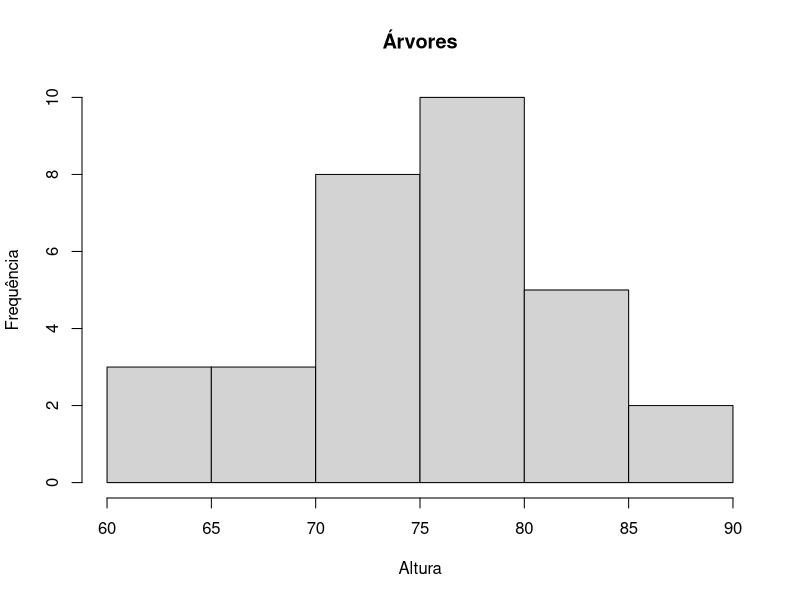
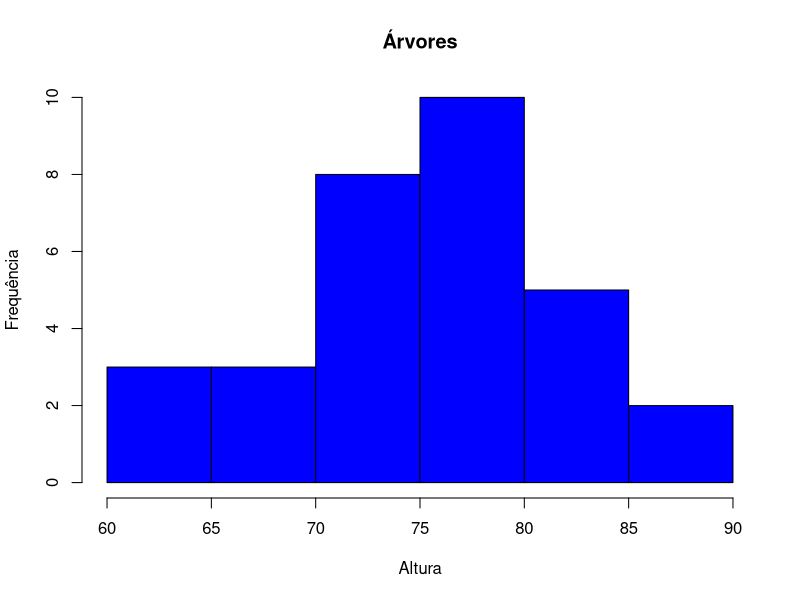
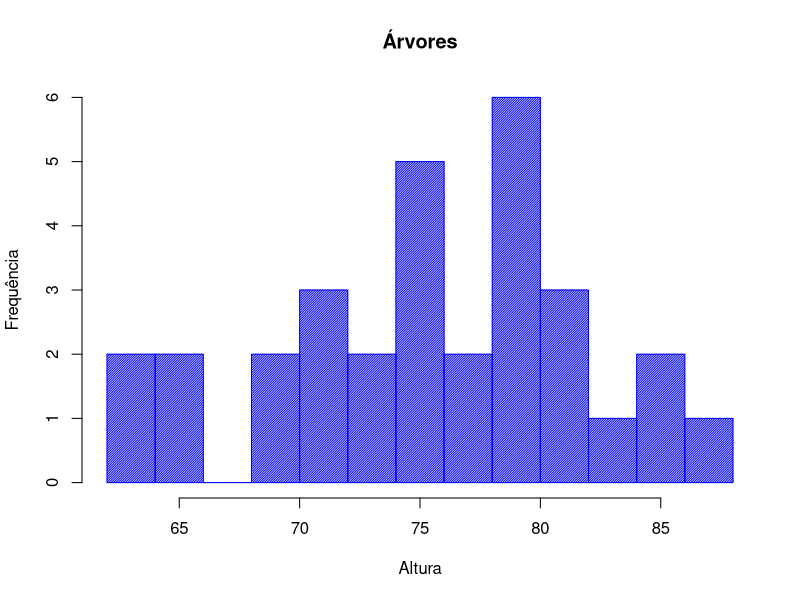
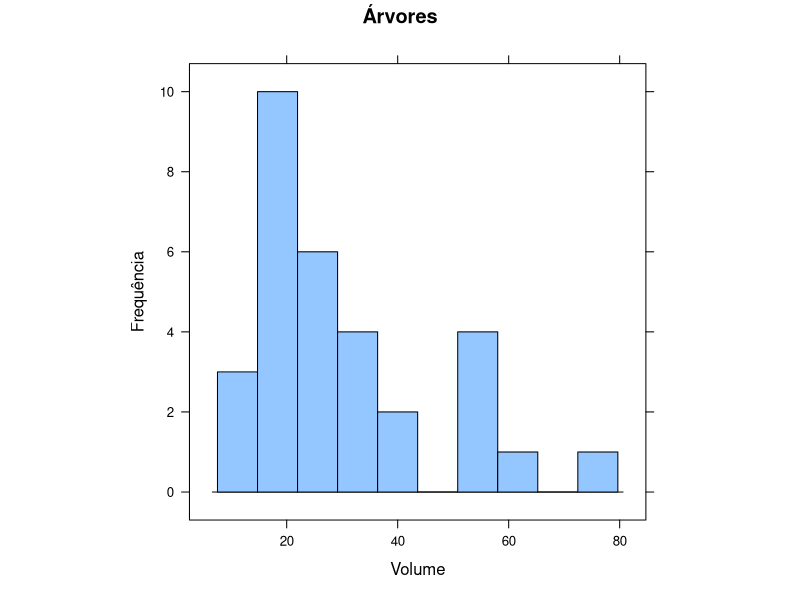
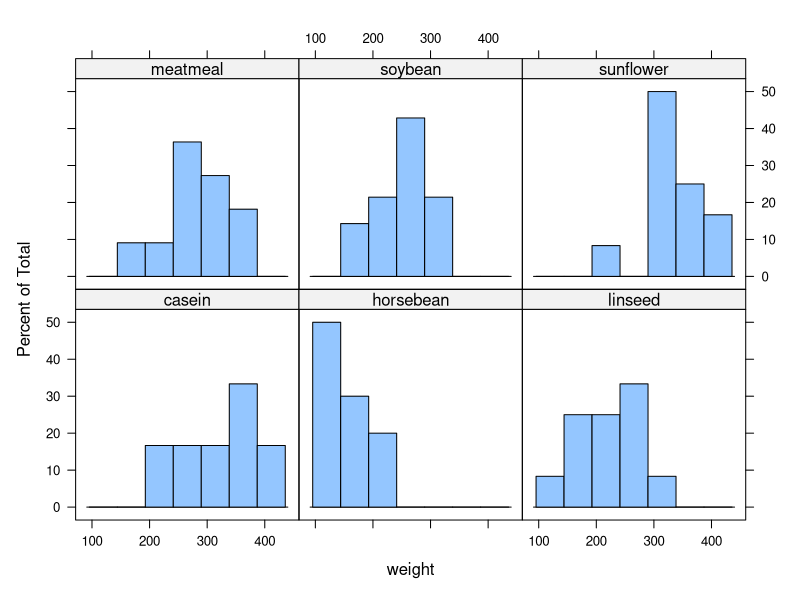
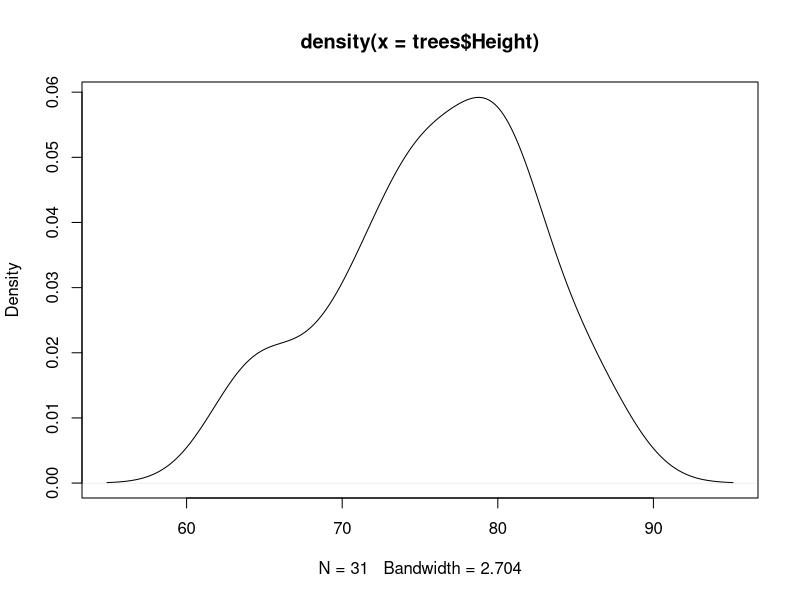
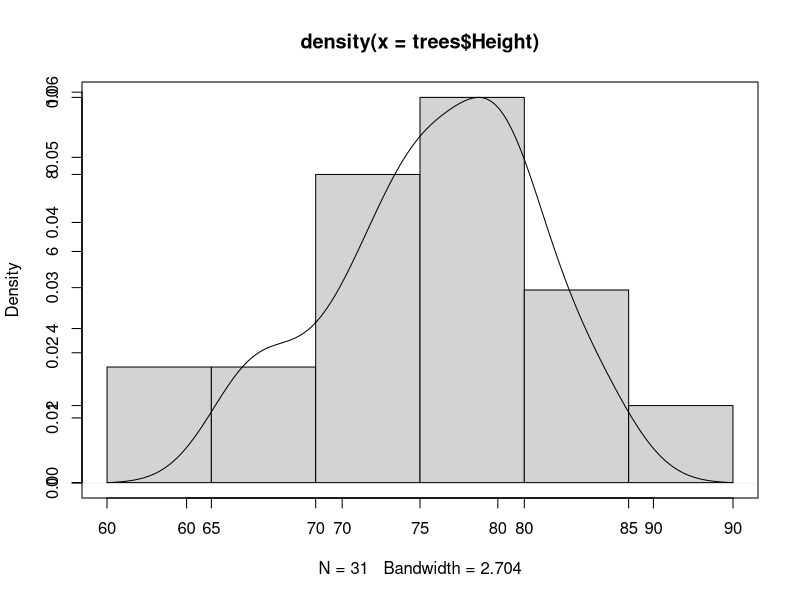
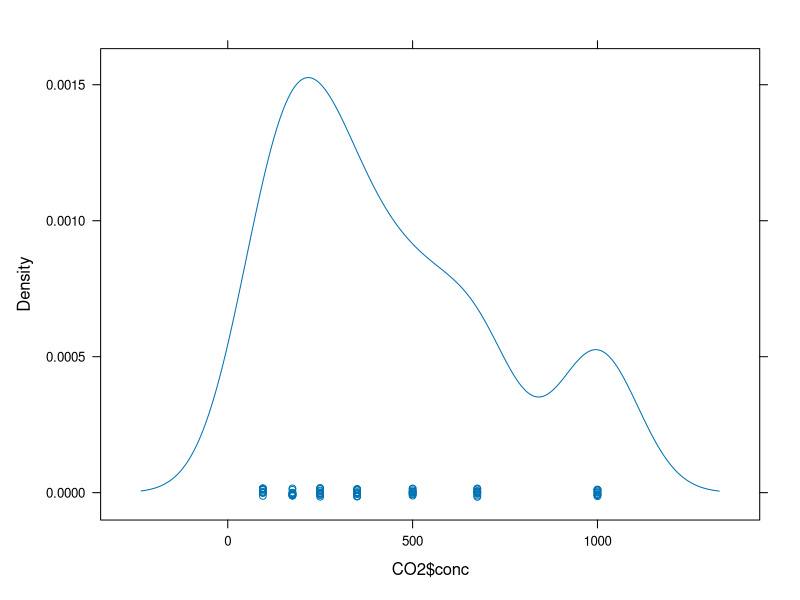

The R script that drew these images, in order:
# Carregando bibliotecas 
library(lattice)

# Histograma
hist(trees$Height, main = 'Árvores', ylab = 'Frequência', xlab = 'Altura')
hist(trees$Height, main = 'Árvores', ylab = 'Frequência', xlab = 'Altura', col = 'blue')
hist(trees$Height, main = 'Árvores', ylab = 'Frequência', xlab = 'Altura', col = 'blue', density = 60, breaks = 10)

histogram(trees$Volume, main = 'Árvores', ylab = 'Frequência', xlab = 'Volume', aspect = 1, type = 'count', nint = 10)

aggregate(chickwts$weight, by = list(chickwts$feed), FUN = sum)
histogram(~ weight | feed, data = chickwts)

# Densidade
densidade = density(trees$Height)
densidade
plot(densidade)

hist(trees$Height, main = NULL, ylab = NULL, xlab = NULL)
par(new = TRUE)
plot(densidade)

densityplot(CO2$conc)
densityplot(~ CO2$conc | CO2$Treatment)
densityplot(~ CO2$conc | CO2$Treatment, plot.points = FALSE)
